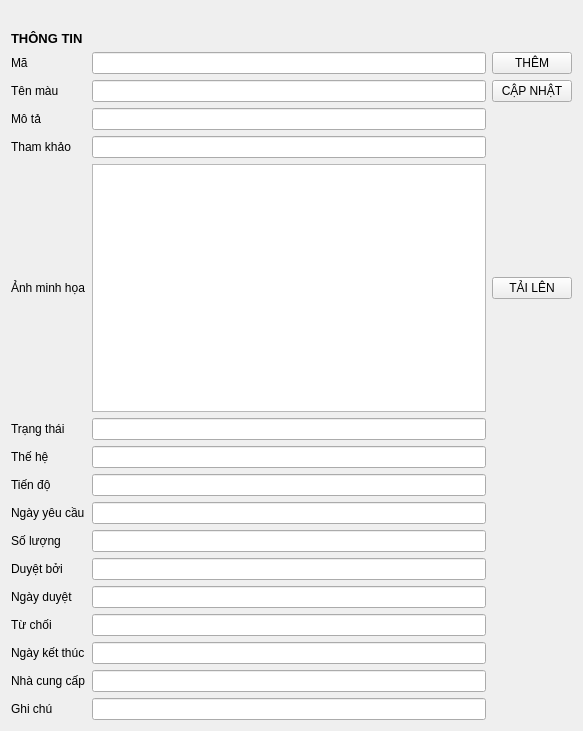
<?xml version="1.0" encoding="UTF-8"?>
<ui version="4.0">
 <class>Form</class>
 <widget class="QWidget" name="Form">
  <property name="geometry">
   <rect>
    <x>0</x>
    <y>0</y>
    <width>583</width>
    <height>731</height>
   </rect>
  </property>
  <property name="windowTitle">
   <string>METAL ADD NEW</string>
  </property>
  <layout class="QGridLayout" name="gridLayout_2">
   <item row="0" column="0">
    <widget class="QLabel" name="label">
     <property name="text">
      <string/>
     </property>
     <property name="pixmap">
      <pixmap resource="resources.qrc">:/images/tlclogo3.jpg</pixmap>
     </property>
     <property name="alignment">
      <set>Qt::AlignCenter</set>
     </property>
    </widget>
   </item>
   <item row="1" column="0">
    <widget class="QLabel" name="label_2">
     <property name="font">
      <font>
       <pointsize>10</pointsize>
       <weight>75</weight>
       <bold>true</bold>
      </font>
     </property>
     <property name="text">
      <string>THÔNG TIN</string>
     </property>
    </widget>
   </item>
   <item row="2" column="0">
    <layout class="QGridLayout" name="gridLayout">
     <item row="0" column="0">
      <widget class="QLabel" name="label_4">
       <property name="text">
        <string>Mã</string>
       </property>
      </widget>
     </item>
     <item row="0" column="1">
      <widget class="QLineEdit" name="lineEdit_1"/>
     </item>
     <item row="0" column="2">
      <widget class="QPushButton" name="ThemMetalButton">
       <property name="text">
        <string>THÊM</string>
       </property>
      </widget>
     </item>
     <item row="1" column="0">
      <widget class="QLabel" name="label_5">
       <property name="text">
        <string>Tên màu</string>
       </property>
      </widget>
     </item>
     <item row="1" column="1">
      <widget class="QLineEdit" name="lineEdit_2"/>
     </item>
     <item row="1" column="2">
      <widget class="QPushButton" name="CapnhatMetalButton">
       <property name="text">
        <string>CẬP NHẬT</string>
       </property>
      </widget>
     </item>
     <item row="2" column="0">
      <widget class="QLabel" name="label_7">
       <property name="text">
        <string>Mô tả</string>
       </property>
      </widget>
     </item>
     <item row="2" column="1">
      <widget class="QLineEdit" name="lineEdit_4"/>
     </item>
     <item row="3" column="0">
      <widget class="QLabel" name="label_6">
       <property name="text">
        <string>Tham khảo</string>
       </property>
      </widget>
     </item>
     <item row="3" column="1">
      <widget class="QLineEdit" name="lineEdit_15"/>
     </item>
     <item row="4" column="0">
      <widget class="QLabel" name="label_8">
       <property name="text">
        <string>Ảnh minh họa</string>
       </property>
      </widget>
     </item>
     <item row="4" column="1">
      <widget class="QTextEdit" name="textEdit"/>
     </item>
     <item row="4" column="2">
      <widget class="QPushButton" name="UpAnhMeButton">
       <property name="text">
        <string>TẢI LÊN</string>
       </property>
      </widget>
     </item>
     <item row="5" column="0">
      <widget class="QLabel" name="label_19">
       <property name="text">
        <string>Trạng thái</string>
       </property>
      </widget>
     </item>
     <item row="5" column="1">
      <widget class="QLineEdit" name="lineEdit_3"/>
     </item>
     <item row="6" column="0">
      <widget class="QLabel" name="label_9">
       <property name="text">
        <string>Thế hệ</string>
       </property>
      </widget>
     </item>
     <item row="6" column="1">
      <widget class="QLineEdit" name="lineEdit_5"/>
     </item>
     <item row="7" column="0">
      <widget class="QLabel" name="label_10">
       <property name="text">
        <string>Tiến độ</string>
       </property>
      </widget>
     </item>
     <item row="7" column="1">
      <widget class="QLineEdit" name="lineEdit_6"/>
     </item>
     <item row="8" column="0">
      <widget class="QLabel" name="label_11">
       <property name="text">
        <string>Ngày yêu cầu</string>
       </property>
      </widget>
     </item>
     <item row="8" column="1">
      <widget class="QLineEdit" name="lineEdit_7"/>
     </item>
     <item row="9" column="0">
      <widget class="QLabel" name="label_12">
       <property name="text">
        <string>Số lượng</string>
       </property>
      </widget>
     </item>
     <item row="9" column="1">
      <widget class="QLineEdit" name="lineEdit_8"/>
     </item>
     <item row="10" column="0">
      <widget class="QLabel" name="label_13">
       <property name="text">
        <string>Duyệt bởi</string>
       </property>
      </widget>
     </item>
     <item row="10" column="1">
      <widget class="QLineEdit" name="lineEdit_9"/>
     </item>
     <item row="11" column="0">
      <widget class="QLabel" name="label_14">
       <property name="text">
        <string>Ngày duyệt</string>
       </property>
      </widget>
     </item>
     <item row="11" column="1">
      <widget class="QLineEdit" name="lineEdit_10"/>
     </item>
     <item row="12" column="0">
      <widget class="QLabel" name="label_16">
       <property name="text">
        <string>Từ chối</string>
       </property>
      </widget>
     </item>
     <item row="12" column="1">
      <widget class="QLineEdit" name="lineEdit_11"/>
     </item>
     <item row="13" column="0">
      <widget class="QLabel" name="label_18">
       <property name="text">
        <string>Ngày kết thúc</string>
       </property>
      </widget>
     </item>
     <item row="13" column="1">
      <widget class="QLineEdit" name="lineEdit_12"/>
     </item>
     <item row="14" column="0">
      <widget class="QLabel" name="label_15">
       <property name="text">
        <string>Nhà cung cấp</string>
       </property>
      </widget>
     </item>
     <item row="14" column="1">
      <widget class="QLineEdit" name="lineEdit_13"/>
     </item>
     <item row="15" column="0">
      <widget class="QLabel" name="label_17">
       <property name="text">
        <string>Ghi chú</string>
       </property>
      </widget>
     </item>
     <item row="15" column="1">
      <widget class="QLineEdit" name="lineEdit_14"/>
     </item>
    </layout>
   </item>
  </layout>
 </widget>
 <resources>
  <include location="resources.qrc"/>
 </resources>
 <connections/>
</ui>
